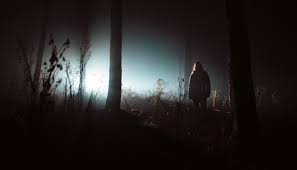
#> input picture images.jpg, 297 x 170 px
$ python filter1.py
#> lines starting #> are read from the running program, lines starting #| are printed output that depends on the picture
import matplotlib.pyplot as plt
import numpy as np
from PIL import Image

#Load image
img = Image.open('images.jpg')
#> img is the input picture: PIL image 297x170 RGB; mean R, G, B 38.2, 35, 34.2

#Convert image to grayscale
img = img.convert('L')
#> img: PIL image 297x170 L


#Filter Image using Average method
def weighted_filter(img):
    width, height = img.size
    pixels = img.load()
    #Convert image to gray
    filtered_img = Image.new('L', (width, height))
    filtered_pixels = filtered_img.load()
    #Define weight matrix for weighted average filter
    avg_filter = [
            [1, 2, 1],
            [2, 4, 2],
            [1, 2, 1]
    ]
    sum = 16
    for y in range(1, height - 1):
        for x in range(1, width - 1):
            total = 0
            #Sum up all neighboring pixels in weighted avg
            for i in range(-1,2):
                for j in range(-1,2):
                    pixel = pixels[x+i, y+j]
                    weight = avg_filter[j+1][i+1]
                    total += pixel * weight
            filtered_pixels[x, y] = total // sum

    return filtered_img


#Calculate histogram for grayscale picture
def HistEqualization(img):
    width, height = img.size
#> width = 297; height = 170
    histogram = [0] * 256
    for y in range(height):
        for x in range(width):
            pixel_value = img.getpixel((x,y))
            histogram[pixel_value] += 1
#> after the loop, histogram = 256 values, max 7492 at index 5, min 2 at index 0, mean 197.2

    #Calculate CDF
    cdf = [0] * 256
    cdf[0] = histogram[0]
    for i in range(1,256):
        cdf[i] = cdf[i - 1] + histogram[i] #Formula to calculate CDF
#> after the loop, cdf = 256 values from 2 to 50490

    #Normalize CDF
    cdf_min = min(cdf)
#> cdf_min = 2
    total_pixels = width * height
#> total_pixels = 50490
    cdf_normalized = [(cdf[i] - cdf_min) / (total_pixels - cdf_min) * 255 for i in range(256)]
#> cdf_normalized = 256 values from 0 to 255

    #Look up table to match old pixel value to new pixel value
    lut = [int(val) for val in cdf_normalized] #Rounding step
#> lut = 256 values from 0 to 255

    #Create new image
    img_eq = Image.new('L', (width, height))
#> img_eq: PIL image 297x170 L; every value is 0
    for y in range(height):
        for x in range(width):
            img_eq.putpixel((x, y), lut[img.getpixel((x, y))])
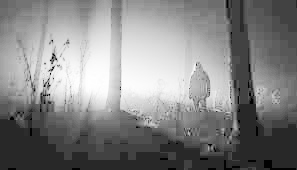
#> img_eq: PIL image 297x170 L; min 0, max 255, mean 132.5

    return img_eq

def calHist(img):
    width, height = img.size
    histogram = [0] * 256
    for y in range(height):
        for x in range(width):
            pixel_value = img.getpixel((x, y))
            histogram[pixel_value] += 1

    return histogram

#Show original image
plt.figure(figsize=(18, 6))
plt.subplot(2, 3, 1)
plt.imshow(img, cmap='gray', interpolation='nearest') #cmap = Colormap Instance/  Registered Colormap Name
plt.title('Original Image')
plt.axis('off')

#Show equalized image
img_eq = HistEqualization(img)
plt.subplot(2, 3, 2)
plt.imshow(img_eq, cmap='gray', interpolation='nearest')
plt.title('Equalized Image')
plt.axis('off')

#Show negative image
img_filtered = weighted_filter(img)
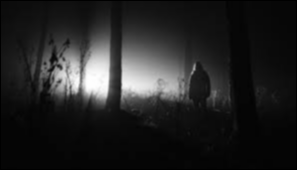
#> img_filtered: PIL image 297x170 L; min 0, max 255, mean 35.3
plt.subplot(2, 3, 3)
plt.imshow(img_filtered, cmap='gray', interpolation='nearest')
plt.title('Weighted Filtered Image')
plt.axis('off')


#Show histogram of Original Image
hist1 = calHist(img)
#> hist1 has the same summary as histogram in HistEqualization
plt.subplot(2, 3, 4)
plt.bar(range(256), hist1, color ='gray')
plt.title('Grayscale Histogram of Original Image')
plt.xlabel('Pixel value')
plt.ylabel('Frequency')


#Show histogram of Original Image
hist2 = calHist(img_eq)
#> hist2 = 256 values, max 7492 at index 40, min 0 at index 1, mean 197.2
plt.subplot(2, 3, 5)
plt.bar(range(256), hist2, color ='gray')
plt.title('Grayscale Histogram of Equalized Image')
plt.xlabel('Pixel value')
plt.ylabel('Frequency')

#Show histogram of Negative Image
hist3 = calHist(img_filtered)
#> hist3 = 256 values, max 7079 at index 5, min 0 at index 1, mean 197.2
plt.subplot(2, 3, 6)
plt.bar(range(256), hist3, color = 'gray')
plt.title('Grayscale Histogram of Weighted Filtered Image')
plt.xlabel('Pixel value')
plt.ylabel('Frequency')

plt.show()
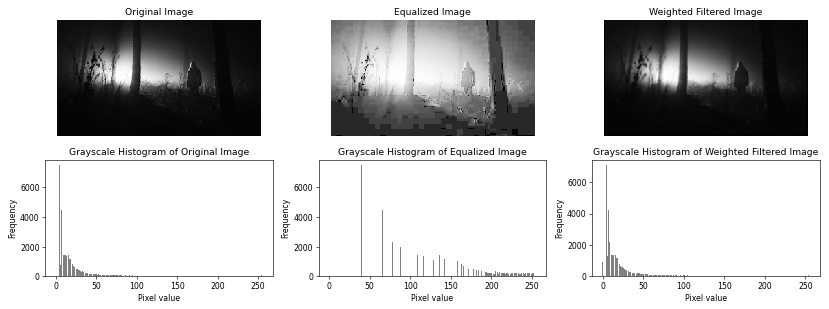
#> figure drawn by matplotlib, 6 panels; panel 4: tallest bar 7492 high, from x = 4.6 to 5.4; panel 5: tallest bar 7492 high, from x = 39.6 to 40.4; panel 6: tallest bar 7079 high, from x = 4.6 to 5.4
